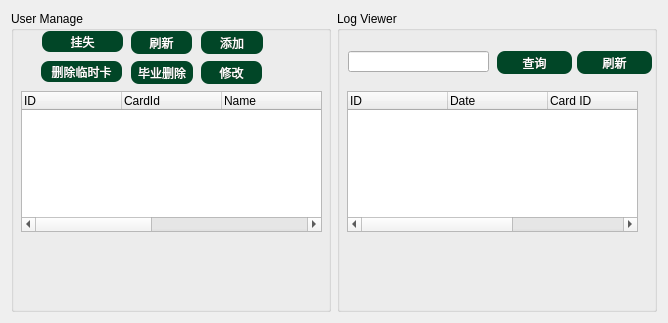
<?xml version="1.0" encoding="UTF-8"?>
<ui version="4.0">
 <class>ManageWidget</class>
 <widget class="QWidget" name="ManageWidget">
  <property name="geometry">
   <rect>
    <x>0</x>
    <y>0</y>
    <width>668</width>
    <height>323</height>
   </rect>
  </property>
  <layout class="QHBoxLayout" name="horizontalLayout_3">
   <item>
    <widget class="QGroupBox" name="groupBox">
     <property name="styleSheet">
      <string notr="true">font: 75 9pt &quot;黑体&quot;;</string>
     </property>
     <property name="title">
      <string>User Manage</string>
     </property>
     <widget class="QTreeWidget" name="userTable">
      <property name="geometry">
       <rect>
        <x>10</x>
        <y>80</y>
        <width>301</width>
        <height>141</height>
       </rect>
      </property>
      <property name="styleSheet">
       <string notr="true"/>
      </property>
      <column>
       <property name="text">
        <string>ID</string>
       </property>
      </column>
      <column>
       <property name="text">
        <string>CardId</string>
       </property>
      </column>
      <column>
       <property name="text">
        <string>Name</string>
       </property>
      </column>
      <column>
       <property name="text">
        <string>Class</string>
       </property>
      </column>
      <column>
       <property name="text">
        <string>Dormitory</string>
       </property>
      </column>
      <column>
       <property name="text">
        <string>StudentID</string>
       </property>
      </column>
      <column>
       <property name="text">
        <string>Status</string>
       </property>
      </column>
     </widget>
     <widget class="QPushButton" name="guashiBtn">
      <property name="geometry">
       <rect>
        <x>31</x>
        <y>20</y>
        <width>81</width>
        <height>21</height>
       </rect>
      </property>
      <property name="styleSheet">
       <string notr="true">QPushButton{
font-family:heiti;
	font: 75 10pt &quot;黑体&quot;;
height:20px;
width:60px;
color:white;
background-color:rgb(1, 70, 39);
border-radius:8px;
}</string>
      </property>
      <property name="text">
       <string>挂失</string>
      </property>
     </widget>
     <widget class="QPushButton" name="addBtn">
      <property name="geometry">
       <rect>
        <x>190</x>
        <y>20</y>
        <width>62</width>
        <height>23</height>
       </rect>
      </property>
      <property name="styleSheet">
       <string notr="true">QPushButton{
font-family:heiti;
	font: 75 10pt &quot;黑体&quot;;
height:20px;
width:60px;
color:white;
background-color:rgb(1, 70, 39);
border-radius:8px;
}</string>
      </property>
      <property name="text">
       <string>添加</string>
      </property>
     </widget>
     <widget class="QPushButton" name="delBtn2">
      <property name="geometry">
       <rect>
        <x>30</x>
        <y>50</y>
        <width>81</width>
        <height>21</height>
       </rect>
      </property>
      <property name="styleSheet">
       <string notr="true">QPushButton{
font-family:heiti;
	font: 75 10pt &quot;黑体&quot;;
height:20px;
width:60px;
color:white;
background-color:rgb(1, 70, 39);
border-radius:8px;
}</string>
      </property>
      <property name="text">
       <string>删除临时卡</string>
      </property>
     </widget>
     <widget class="QPushButton" name="delBtn">
      <property name="geometry">
       <rect>
        <x>120</x>
        <y>50</y>
        <width>62</width>
        <height>23</height>
       </rect>
      </property>
      <property name="styleSheet">
       <string notr="true">QPushButton{
font-family:heiti;
	font: 75 10pt &quot;黑体&quot;;
height:20px;
width:60px;
color:white;
background-color:rgb(1, 70, 39);
border-radius:8px;
}</string>
      </property>
      <property name="text">
       <string>毕业删除</string>
      </property>
     </widget>
     <widget class="QPushButton" name="modifyBtn">
      <property name="geometry">
       <rect>
        <x>190</x>
        <y>50</y>
        <width>61</width>
        <height>23</height>
       </rect>
      </property>
      <property name="styleSheet">
       <string notr="true">QPushButton{
font-family:heiti;
	font: 75 10pt &quot;黑体&quot;;
height:20px;
width:60px;
color:white;
background-color:rgb(1, 70, 39);
border-radius:8px;
}</string>
      </property>
      <property name="text">
       <string>修改</string>
      </property>
     </widget>
     <widget class="QPushButton" name="refreshBtn2">
      <property name="geometry">
       <rect>
        <x>120</x>
        <y>20</y>
        <width>61</width>
        <height>23</height>
       </rect>
      </property>
      <property name="styleSheet">
       <string notr="true">QPushButton{
font-family:heiti;
	font: 75 10pt &quot;黑体&quot;;
height:20px;
width:60px;
color:white;
background-color:rgb(1, 70, 39);
border-radius:8px;
}</string>
      </property>
      <property name="text">
       <string>刷新</string>
      </property>
     </widget>
    </widget>
   </item>
   <item>
    <widget class="QGroupBox" name="groupBox_2">
     <property name="styleSheet">
      <string notr="true">font: 75 9pt &quot;黑体&quot;;</string>
     </property>
     <property name="title">
      <string>Log Viewer</string>
     </property>
     <widget class="QTreeWidget" name="logTable">
      <property name="geometry">
       <rect>
        <x>10</x>
        <y>80</y>
        <width>291</width>
        <height>141</height>
       </rect>
      </property>
      <column>
       <property name="text">
        <string>ID</string>
       </property>
      </column>
      <column>
       <property name="text">
        <string>Date</string>
       </property>
      </column>
      <column>
       <property name="text">
        <string>Card ID</string>
       </property>
      </column>
      <column>
       <property name="text">
        <string>Name</string>
       </property>
      </column>
      <column>
       <property name="text">
        <string>Operation</string>
       </property>
      </column>
     </widget>
     <widget class="QLineEdit" name="inputEdit">
      <property name="geometry">
       <rect>
        <x>11</x>
        <y>40</y>
        <width>141</width>
        <height>21</height>
       </rect>
      </property>
     </widget>
     <widget class="QPushButton" name="queryBtn">
      <property name="geometry">
       <rect>
        <x>160</x>
        <y>40</y>
        <width>75</width>
        <height>23</height>
       </rect>
      </property>
      <property name="styleSheet">
       <string notr="true">QPushButton{
font-family:heiti;
	font: 75 10pt &quot;黑体&quot;;
height:20px;
width:60px;
color:white;
background-color:rgb(1, 70, 39);
border-radius:8px;
}</string>
      </property>
      <property name="text">
       <string>查询</string>
      </property>
     </widget>
     <widget class="QPushButton" name="refreshBtn">
      <property name="geometry">
       <rect>
        <x>240</x>
        <y>40</y>
        <width>75</width>
        <height>23</height>
       </rect>
      </property>
      <property name="styleSheet">
       <string notr="true">QPushButton{
font-family:heiti;
	font: 75 10pt &quot;黑体&quot;;
height:20px;
width:60px;
color:white;
background-color:rgb(1, 70, 39);
border-radius:8px;
}</string>
      </property>
      <property name="text">
       <string>刷新</string>
      </property>
     </widget>
     <zorder>logTable</zorder>
     <zorder>groupBox</zorder>
     <zorder>groupBox</zorder>
     <zorder>groupBox</zorder>
     <zorder>groupBox</zorder>
     <zorder>formLayoutWidget</zorder>
    </widget>
   </item>
  </layout>
 </widget>
 <resources/>
 <connections/>
</ui>
